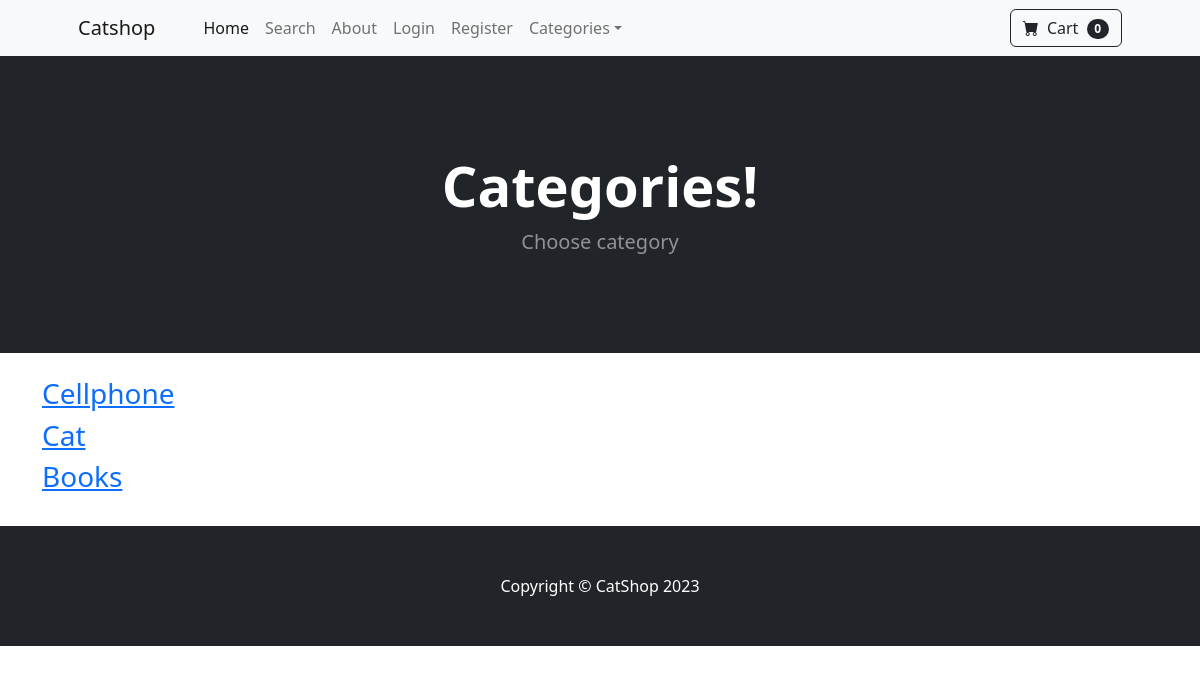
/category_summary/, run on an earlier commit of the app's database.
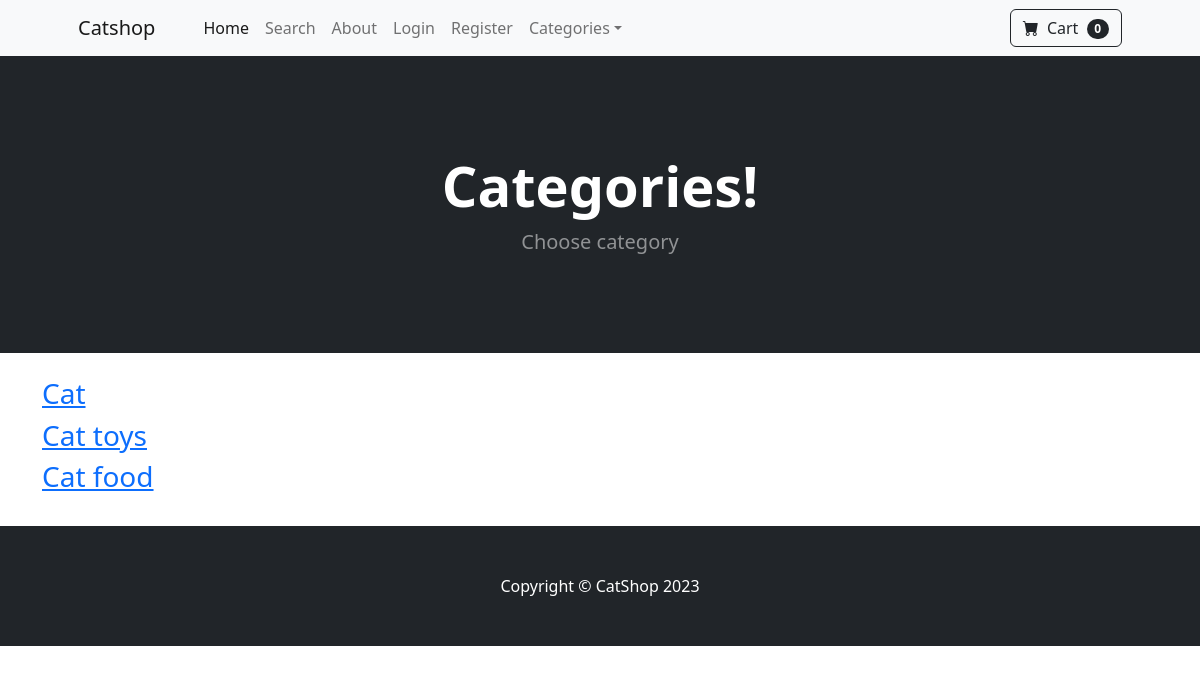
And on a later commit of the database.
### store/models.py (models this page shows)
class Category(models.Model):
    name = models.CharField(max_length=50)
    def __str__(self):
        return self.name
    class Meta:
        verbose_name_plural = 'Categories'

### store/views.py (the view)
# urls.py: path('category_summary/', views.category_summary, name='category_summary'),
def category_summary(request):
    categories = Category.objects.all()
    return render(request, 'category_summary.html', {'categories':categories})

### cart/cart.py (called while the page is built)
    def __len__(self):
        return len(self.cart)

### cart/context_processors.py (called while the page is built)
def cart(request):
    return {'cart':Cart(request)}

### store/context_processors.py (called while the page is built)
def categories(request):
    categories = Category.objects.all()
    return {'categories': categories}

### store/templates/category_summary.html
{% extends 'base.html' %}
{% block content %}
<header class="bg-dark py-5">
    <div class="container px-4 px-lg-5 my-5">
        <div class="text-center text-white">
            <h1 class="display-4 fw-bolder">Categories!</h1>
            <p class="lead fw-normal text-white-50 mb-0">Choose category</p>
        </div>
    </div>
</header>
<div class="container">
  <div class="row">
    <div class="col-8">
    <br>
      {% for category in categories %}
      <h3> <a href="{% url 'category' category %}"> {{ category }} </a>  </h3>
      {% endfor %}
    </div>
  </div>
    <br>
</div>
{% endblock %}

### store/templates/base.html (shortened to what this page needs)
{% load static %}
<!DOCTYPE html>
<html lang="en">
    <head>
        <link href="https://cdn.jsdelivr.net/npm/bootstrap-icons@1.5.0/font/bootstrap-icons.css" rel="stylesheet" />
        <link href="{% static 'css/styles.css' %}" rel="stylesheet" />
    </head>
    <body>
        {% include 'navbar.html' %}
        {% block content %}
        {% endblock %}
        <footer class="py-5 bg-dark">
            <div class="container"><p class="m-0 text-center text-white">Copyright &copy; CatShop 2023</p></div>
        </footer>
    </body>
</html>

### store/templates/navbar.html (shortened to what this page needs)
<nav class="navbar navbar-expand-lg navbar-light bg-light">
    <div class="container px-4 px-lg-5">
        <a class="navbar-brand" href="{% url 'home' %}">Catshop</a>
        <div class="collapse navbar-collapse" id="navbarSupportedContent">
            <ul class="navbar-nav me-auto mb-2 mb-lg-0 ms-lg-4">
                <li class="nav-item"><a class="nav-link active" aria-current="page" href="{% url 'home' %}">Home</a></li>
                <li class="nav-item"><a class="nav-link" href="{% url 'search' %}">Search</a></li>
                <li class="nav-item"><a class="nav-link" href="{% url 'about' %}">About</a></li>
                {% if user.is_authenticated %}
                    <li class="nav-item"><a class="nav-link" href="{% url 'logout' %}">Logout</a></li>
                    <li class="nav-item dropdown">
                        <a class="nav-link dropdown-toggle" href="#" role="button" data-bs-toggle="dropdown" aria-expanded="false">Profile</a>
                        <ul class="dropdown-menu" aria-labelledby="navbarDropdown">
                            <li><a class="dropdown-item" href="{% url 'update_profile' %}">User Profile</a></li>
                            <li><hr class="dropdown-divider" /></li>
                            <li><a class="dropdown-item" href="{% url 'update_profile_info' %}">User Info</a></li>
                        </ul>
                    </li>
                {% else %}
                    <li class="nav-item"><a class="nav-link" href="{% url 'login' %}">Login</a></li>
                    <li class="nav-item"><a class="nav-link" href="{% url 'register' %}">Register</a></li>
                {% endif %}
                <li class="nav-item dropdown">
                    <a class="nav-link dropdown-toggle" id="navbarDropdown" href="#" role="button" data-bs-toggle="dropdown" aria-expanded="false">Categories</a>
                </li>
            </ul>
            <form class="d-flex">
                <a href="{% url 'cart_summary' %}" class="btn btn-outline-dark">
                    <i class="bi-cart-fill me-1"></i>
                    Cart
                    <span class="badge bg-dark text-white ms-1 rounded-pill" id="cart_quantity"> {{ cart | length }}</span>
                </a>
            </form>
        </div>
    </div>
</nav>

What changed in the data, as far as the page shows it:
removed Category: name "Cellphone"
removed Category: name "Books"
added Category: name "Cat toys"
added Category: name "Cat food"
